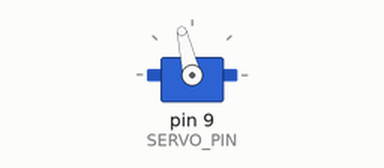
Simulated run of this sketch. Board: Arduino Uno, built with avr-gcc and run on an emulated ATmega328P. On the bench: servo.

Above: at 0.25 s.
At 2.3 s:
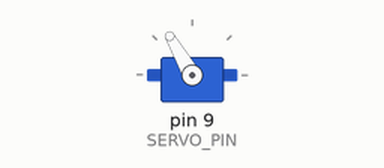
At 4.4 s:
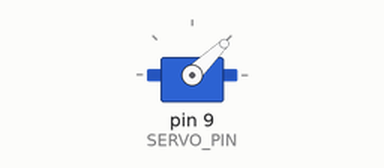
At 8.55 s:
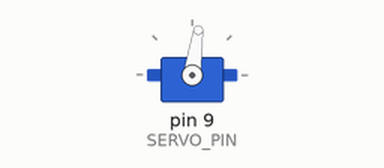
Timing chart, 0 to 12.4 s (numbered marks = the images above):
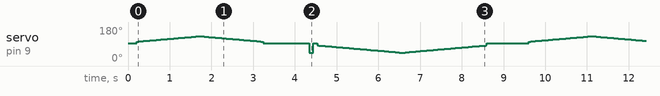

The sketch:

bdesc-s10e-rtr-example-control.ino
```cpp
// (licence header left out)
/* Includes ----------------------------------------------------------------------------------------------------------------------------------------------*/
#include <Arduino.h>
#include <Servo.h>

/* Setings -----------------------------------------------------------------------------------------------------------------------------------------------*/
#define MOTOR_STOP                    ( 1500			)
#define MOTOR_CLOCKWISE_MIN           ( 1600      )
#define MOTOR_CLOCKWISE_MAX           ( 1900      )
#define MOTOR_ANTICLOCKWISE_MIN       ( 1400      )
#define MOTOR_ANTICLOCKWISE_MAX       ( 1000      )
#define STEP_DELAY_FOR_ANTICLOCKWISE  ( 100       )
#define INTERRUPCAO_PIN               ( 3			    )
#define SERVO_PIN                     ( 9			    )
/* Setup -------------------------------------------------------------------------------------------------------------------------------------------------*/
Servo esc;
static unsigned int uiPwmPeriod		      = MOTOR_STOP;
/* Function prototype ------------------------------------------------------------------------------------------------------------------------------------*/
void bind( void );
void anticlockwise( void );
void clockwise( void );
/* -------------------------------------------------------------------------------------------------------------------------------------------------------*/


void setup( void ) {

	Serial.begin( 115200 );

  bind();

}


void loop() {

  clockwise();
  esc.writeMicroseconds( MOTOR_STOP );
  delay( 1000 );

  anticlockwise();
  esc.writeMicroseconds( MOTOR_STOP );
  delay( 1000 );

}

/*########################################################################################################################################################*/
/*########################################################################################################################################################*/
/*########################################################################################################################################################*/
/*--------------------------------------------------------------------- Local Functions ------------------------------------------------------------------*/
/*########################################################################################################################################################*/

void bind( void ){
  if( esc.attached() == false ){
    esc.attach( SERVO_PIN );
  }

  esc.writeMicroseconds( MOTOR_STOP );
  delay( 200 );
}


void anticlockwise( void ){

  esc.writeMicroseconds( MOTOR_STOP );
  delay( STEP_DELAY_FOR_ANTICLOCKWISE );

  esc.writeMicroseconds( MOTOR_ANTICLOCKWISE_MAX );
  delay( STEP_DELAY_FOR_ANTICLOCKWISE );

  esc.writeMicroseconds( MOTOR_STOP );
  delay( STEP_DELAY_FOR_ANTICLOCKWISE );


  for (uint16_t p = MOTOR_ANTICLOCKWISE_MIN; p>MOTOR_ANTICLOCKWISE_MAX; p--) {
    esc.writeMicroseconds( p );
    delay( 5 );
  }

  for (uint16_t p = MOTOR_ANTICLOCKWISE_MAX; p<MOTOR_ANTICLOCKWISE_MIN; p++) {
    esc.writeMicroseconds( p );
    delay( 5 );
  }

}


void clockwise( void ){
  for (uint16_t p = MOTOR_CLOCKWISE_MIN; p<MOTOR_CLOCKWISE_MAX; p++) {
    esc.writeMicroseconds( p );
    delay( 5 );
  }

  for (uint16_t p = MOTOR_CLOCKWISE_MAX; p>MOTOR_CLOCKWISE_MIN; p--) {
    esc.writeMicroseconds( p );
    delay( 5 );
  }

}
```
